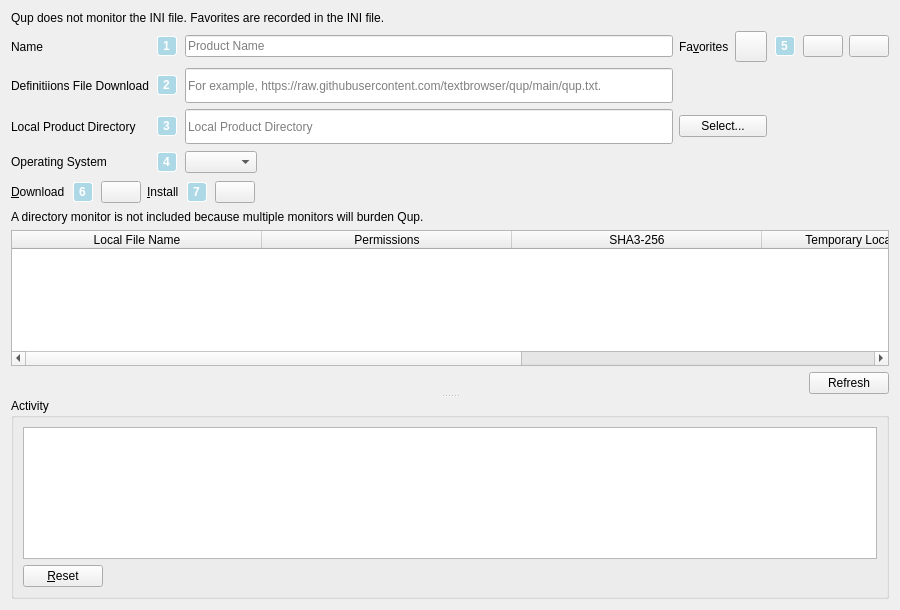
<?xml version="1.0" encoding="UTF-8"?>
<ui version="4.0">
 <class>qup_page</class>
 <widget class="QWidget" name="qup_page">
  <property name="geometry">
   <rect>
    <x>0</x>
    <y>0</y>
    <width>900</width>
    <height>610</height>
   </rect>
  </property>
  <property name="windowTitle">
   <string>Form</string>
  </property>
  <layout class="QVBoxLayout" name="verticalLayout_3">
   <item>
    <widget class="QLabel" name="label_5">
     <property name="text">
      <string>Qup does not monitor the INI file. Favorites are recorded in the INI file.</string>
     </property>
     <property name="wordWrap">
      <bool>true</bool>
     </property>
    </widget>
   </item>
   <item>
    <layout class="QGridLayout" name="gridLayout">
     <item row="1" column="2">
      <widget class="QLineEdit" name="qup_txt_location">
       <property name="minimumSize">
        <size>
         <width>0</width>
         <height>35</height>
        </size>
       </property>
       <property name="placeholderText">
        <string>For example, https://raw.githubusercontent.com/textbrowser/qup/main/qup.txt.</string>
       </property>
       <property name="clearButtonEnabled">
        <bool>true</bool>
       </property>
      </widget>
     </item>
     <item row="3" column="0">
      <widget class="QLabel" name="label_7">
       <property name="text">
        <string>Operating System</string>
       </property>
      </widget>
     </item>
     <item row="0" column="2">
      <widget class="QLineEdit" name="favorite_name">
       <property name="placeholderText">
        <string>Product Name</string>
       </property>
       <property name="clearButtonEnabled">
        <bool>true</bool>
       </property>
      </widget>
     </item>
     <item row="2" column="0">
      <widget class="QLabel" name="label_4">
       <property name="text">
        <string>Local Product Directory</string>
       </property>
      </widget>
     </item>
     <item row="2" column="2">
      <widget class="QLineEdit" name="local_directory">
       <property name="minimumSize">
        <size>
         <width>0</width>
         <height>35</height>
        </size>
       </property>
       <property name="placeholderText">
        <string>Local Product Directory</string>
       </property>
       <property name="clearButtonEnabled">
        <bool>true</bool>
       </property>
      </widget>
     </item>
     <item row="3" column="1">
      <widget class="QLabel" name="label_13">
       <property name="sizePolicy">
        <sizepolicy hsizetype="Fixed" vsizetype="Fixed">
         <horstretch>0</horstretch>
         <verstretch>0</verstretch>
        </sizepolicy>
       </property>
       <property name="font">
        <font>
         <weight>75</weight>
         <bold>true</bold>
        </font>
       </property>
       <property name="styleSheet">
        <string notr="true">QLabel {background-color: lightblue; border: 1px solid white; border-radius: 2.5px; color: white; margin: 2px; padding: 2px;}</string>
       </property>
       <property name="text">
        <string>4</string>
       </property>
      </widget>
     </item>
     <item row="0" column="0">
      <widget class="QLabel" name="label_3">
       <property name="text">
        <string>Name</string>
       </property>
      </widget>
     </item>
     <item row="2" column="1">
      <widget class="QLabel" name="label_12">
       <property name="sizePolicy">
        <sizepolicy hsizetype="Fixed" vsizetype="Fixed">
         <horstretch>0</horstretch>
         <verstretch>0</verstretch>
        </sizepolicy>
       </property>
       <property name="font">
        <font>
         <weight>75</weight>
         <bold>true</bold>
        </font>
       </property>
       <property name="toolTip">
        <string>Local destination of product files.</string>
       </property>
       <property name="styleSheet">
        <string notr="true">QLabel {background-color: lightblue; border: 1px solid white; border-radius: 2.5px; color: white; margin: 2px; padding: 2px;}</string>
       </property>
       <property name="text">
        <string>3</string>
       </property>
      </widget>
     </item>
     <item row="1" column="0">
      <widget class="QLabel" name="label">
       <property name="text">
        <string>Definitiions File Download</string>
       </property>
      </widget>
     </item>
     <item row="2" column="3">
      <widget class="QPushButton" name="select_local_directory">
       <property name="text">
        <string>Select...</string>
       </property>
      </widget>
     </item>
     <item row="1" column="1">
      <widget class="QLabel" name="label_11">
       <property name="sizePolicy">
        <sizepolicy hsizetype="Fixed" vsizetype="Fixed">
         <horstretch>0</horstretch>
         <verstretch>0</verstretch>
        </sizepolicy>
       </property>
       <property name="font">
        <font>
         <weight>75</weight>
         <bold>true</bold>
        </font>
       </property>
       <property name="styleSheet">
        <string notr="true">QLabel {background-color: lightblue; border: 1px solid white; border-radius: 2.5px; color: white; margin: 2px; padding: 2px;}</string>
       </property>
       <property name="text">
        <string>2</string>
       </property>
      </widget>
     </item>
     <item row="0" column="6">
      <widget class="QPushButton" name="delete_favorite">
       <property name="toolTip">
        <string>Delete Favorite</string>
       </property>
       <property name="icon">
        <iconset resource="../images/images.qrc">
         <normaloff>:/delete.png</normaloff>:/delete.png</iconset>
       </property>
       <property name="iconSize">
        <size>
         <width>24</width>
         <height>24</height>
        </size>
       </property>
      </widget>
     </item>
     <item row="0" column="5">
      <widget class="QPushButton" name="save_favorite">
       <property name="toolTip">
        <string>Save Favorite</string>
       </property>
       <property name="icon">
        <iconset resource="../images/images.qrc">
         <normaloff>:/save.png</normaloff>:/save.png</iconset>
       </property>
       <property name="iconSize">
        <size>
         <width>24</width>
         <height>24</height>
        </size>
       </property>
      </widget>
     </item>
     <item row="0" column="1">
      <widget class="QLabel" name="label_10">
       <property name="sizePolicy">
        <sizepolicy hsizetype="Fixed" vsizetype="Fixed">
         <horstretch>0</horstretch>
         <verstretch>0</verstretch>
        </sizepolicy>
       </property>
       <property name="font">
        <font>
         <weight>75</weight>
         <bold>true</bold>
        </font>
       </property>
       <property name="styleSheet">
        <string notr="true">QLabel {background-color: lightblue; border: 1px solid white; border-radius: 2.5px; color: white; margin: 2px; padding: 2px;}</string>
       </property>
       <property name="text">
        <string>1</string>
       </property>
      </widget>
     </item>
     <item row="0" column="3">
      <layout class="QHBoxLayout" name="horizontalLayout">
       <item>
        <widget class="QLabel" name="label_2">
         <property name="text">
          <string>Fa&amp;vorites</string>
         </property>
         <property name="buddy">
          <cstring>favorites</cstring>
         </property>
        </widget>
       </item>
       <item>
        <widget class="QToolButton" name="favorites">
         <property name="toolTip">
          <string>Favorites</string>
         </property>
         <property name="text">
          <string/>
         </property>
         <property name="icon">
          <iconset resource="../images/images.qrc">
           <normaloff>:/menu.png</normaloff>:/menu.png</iconset>
         </property>
         <property name="iconSize">
          <size>
           <width>24</width>
           <height>24</height>
          </size>
         </property>
        </widget>
       </item>
      </layout>
     </item>
     <item row="3" column="2">
      <layout class="QHBoxLayout" name="horizontalLayout_4">
       <item>
        <widget class="QComboBox" name="operating_system">
         <property name="maxVisibleItems">
          <number>25</number>
         </property>
         <property name="sizeAdjustPolicy">
          <enum>QComboBox::AdjustToContents</enum>
         </property>
        </widget>
       </item>
       <item>
        <spacer name="horizontalSpacer_3">
         <property name="orientation">
          <enum>Qt::Horizontal</enum>
         </property>
         <property name="sizeHint" stdset="0">
          <size>
           <width>40</width>
           <height>20</height>
          </size>
         </property>
        </spacer>
       </item>
      </layout>
     </item>
     <item row="0" column="4">
      <widget class="QLabel" name="label_14">
       <property name="sizePolicy">
        <sizepolicy hsizetype="Fixed" vsizetype="Fixed">
         <horstretch>0</horstretch>
         <verstretch>0</verstretch>
        </sizepolicy>
       </property>
       <property name="font">
        <font>
         <weight>75</weight>
         <bold>true</bold>
        </font>
       </property>
       <property name="toolTip">
        <string>Save the favorite.</string>
       </property>
       <property name="styleSheet">
        <string notr="true">QLabel {background-color: lightblue; border: 1px solid white; border-radius: 2.5px; color: white; margin: 2px; padding: 2px;}</string>
       </property>
       <property name="text">
        <string>5</string>
       </property>
      </widget>
     </item>
    </layout>
   </item>
   <item>
    <layout class="QHBoxLayout" name="horizontalLayout_3">
     <item>
      <widget class="QLabel" name="label_6">
       <property name="text">
        <string>&amp;Download</string>
       </property>
       <property name="buddy">
        <cstring>download</cstring>
       </property>
      </widget>
     </item>
     <item>
      <widget class="QLabel" name="label_15">
       <property name="sizePolicy">
        <sizepolicy hsizetype="Fixed" vsizetype="Fixed">
         <horstretch>0</horstretch>
         <verstretch>0</verstretch>
        </sizepolicy>
       </property>
       <property name="font">
        <font>
         <weight>75</weight>
         <bold>true</bold>
        </font>
       </property>
       <property name="toolTip">
        <string>Start the download process.</string>
       </property>
       <property name="styleSheet">
        <string notr="true">QLabel {background-color: lightblue; border: 1px solid white; border-radius: 2.5px; color: white; margin: 2px; padding: 2px;}</string>
       </property>
       <property name="text">
        <string>6</string>
       </property>
      </widget>
     </item>
     <item>
      <widget class="QPushButton" name="download">
       <property name="toolTip">
        <string>Download</string>
       </property>
       <property name="icon">
        <iconset resource="../images/images.qrc">
         <normaloff>:/download.png</normaloff>:/download.png</iconset>
       </property>
       <property name="iconSize">
        <size>
         <width>24</width>
         <height>24</height>
        </size>
       </property>
      </widget>
     </item>
     <item>
      <widget class="QLabel" name="label_8">
       <property name="text">
        <string>&amp;Install</string>
       </property>
       <property name="buddy">
        <cstring>install</cstring>
       </property>
      </widget>
     </item>
     <item>
      <widget class="QLabel" name="label_16">
       <property name="sizePolicy">
        <sizepolicy hsizetype="Fixed" vsizetype="Fixed">
         <horstretch>0</horstretch>
         <verstretch>0</verstretch>
        </sizepolicy>
       </property>
       <property name="font">
        <font>
         <weight>75</weight>
         <bold>true</bold>
        </font>
       </property>
       <property name="toolTip">
        <string>Copy the product files from the temporary directory into the destination directory.</string>
       </property>
       <property name="styleSheet">
        <string notr="true">QLabel {background-color: lightblue; border: 1px solid white; border-radius: 2.5px; color: white; margin: 2px; padding: 2px;}</string>
       </property>
       <property name="text">
        <string>7</string>
       </property>
      </widget>
     </item>
     <item>
      <widget class="QPushButton" name="install">
       <property name="toolTip">
        <string>Install</string>
       </property>
       <property name="icon">
        <iconset resource="../images/images.qrc">
         <normaloff>:/ok.png</normaloff>:/ok.png</iconset>
       </property>
       <property name="iconSize">
        <size>
         <width>24</width>
         <height>24</height>
        </size>
       </property>
      </widget>
     </item>
     <item>
      <spacer name="horizontalSpacer">
       <property name="orientation">
        <enum>Qt::Horizontal</enum>
       </property>
       <property name="sizeHint" stdset="0">
        <size>
         <width>40</width>
         <height>20</height>
        </size>
       </property>
      </spacer>
     </item>
    </layout>
   </item>
   <item>
    <widget class="QSplitter" name="splitter">
     <property name="orientation">
      <enum>Qt::Vertical</enum>
     </property>
     <widget class="QWidget" name="verticalLayoutWidget">
      <layout class="QVBoxLayout" name="verticalLayout">
       <item>
        <widget class="QLabel" name="label_9">
         <property name="text">
          <string>A directory monitor is not included because multiple monitors will burden Qup.</string>
         </property>
        </widget>
       </item>
       <item>
        <widget class="QTableWidget" name="files">
         <property name="alternatingRowColors">
          <bool>true</bool>
         </property>
         <property name="selectionMode">
          <enum>QAbstractItemView::NoSelection</enum>
         </property>
         <property name="verticalScrollMode">
          <enum>QAbstractItemView::ScrollPerPixel</enum>
         </property>
         <property name="horizontalScrollMode">
          <enum>QAbstractItemView::ScrollPerPixel</enum>
         </property>
         <property name="sortingEnabled">
          <bool>true</bool>
         </property>
         <attribute name="horizontalHeaderMinimumSectionSize">
          <number>200</number>
         </attribute>
         <attribute name="horizontalHeaderDefaultSectionSize">
          <number>250</number>
         </attribute>
         <attribute name="horizontalHeaderStretchLastSection">
          <bool>true</bool>
         </attribute>
         <attribute name="verticalHeaderVisible">
          <bool>false</bool>
         </attribute>
         <column>
          <property name="text">
           <string>Local File Name</string>
          </property>
         </column>
         <column>
          <property name="text">
           <string>Permissions</string>
          </property>
         </column>
         <column>
          <property name="text">
           <string>SHA3-256</string>
          </property>
         </column>
         <column>
          <property name="text">
           <string>Temporary Location File Name</string>
          </property>
         </column>
         <column>
          <property name="text">
           <string>Permissions</string>
          </property>
         </column>
         <column>
          <property name="text">
           <string>SHA3-256</string>
          </property>
         </column>
        </widget>
       </item>
       <item>
        <layout class="QHBoxLayout" name="horizontalLayout_5">
         <item>
          <spacer name="horizontalSpacer_4">
           <property name="orientation">
            <enum>Qt::Horizontal</enum>
           </property>
           <property name="sizeHint" stdset="0">
            <size>
             <width>40</width>
             <height>20</height>
            </size>
           </property>
          </spacer>
         </item>
         <item>
          <widget class="QPushButton" name="refresh">
           <property name="text">
            <string>Refresh</string>
           </property>
          </widget>
         </item>
        </layout>
       </item>
      </layout>
     </widget>
     <widget class="QGroupBox" name="groupBox">
      <property name="title">
       <string>Activity</string>
      </property>
      <layout class="QVBoxLayout" name="verticalLayout_2">
       <item>
        <widget class="QTextEdit" name="activity">
         <property name="readOnly">
          <bool>true</bool>
         </property>
        </widget>
       </item>
       <item>
        <layout class="QHBoxLayout" name="horizontalLayout_2">
         <item>
          <widget class="QPushButton" name="reset">
           <property name="text">
            <string>&amp;Reset</string>
           </property>
          </widget>
         </item>
         <item>
          <spacer name="horizontalSpacer_2">
           <property name="orientation">
            <enum>Qt::Horizontal</enum>
           </property>
           <property name="sizeHint" stdset="0">
            <size>
             <width>40</width>
             <height>20</height>
            </size>
           </property>
          </spacer>
         </item>
        </layout>
       </item>
      </layout>
     </widget>
    </widget>
   </item>
  </layout>
 </widget>
 <tabstops>
  <tabstop>favorite_name</tabstop>
  <tabstop>favorites</tabstop>
  <tabstop>save_favorite</tabstop>
  <tabstop>delete_favorite</tabstop>
  <tabstop>qup_txt_location</tabstop>
  <tabstop>local_directory</tabstop>
  <tabstop>select_local_directory</tabstop>
  <tabstop>operating_system</tabstop>
  <tabstop>download</tabstop>
  <tabstop>install</tabstop>
  <tabstop>files</tabstop>
  <tabstop>refresh</tabstop>
  <tabstop>activity</tabstop>
  <tabstop>reset</tabstop>
 </tabstops>
 <resources>
  <include location="../images/images.qrc"/>
 </resources>
 <connections/>
</ui>
